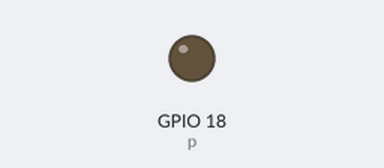
The program below on a simulated Raspberry Pi (BCM pin numbers). Shown: output pins drawn as LEDs (lit = HIGH).

Above: at 0.15 s.
At 7.65 s:
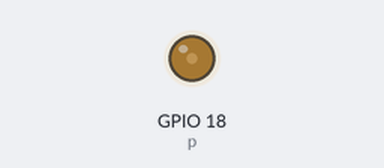
At 15.15 s:
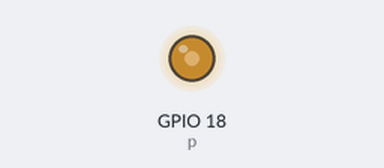
At 30.1 s:
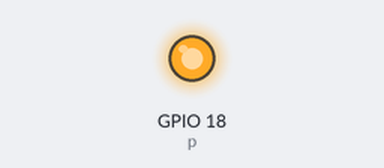
Timing chart, 0 to 40.0 s (numbered marks = the images above):
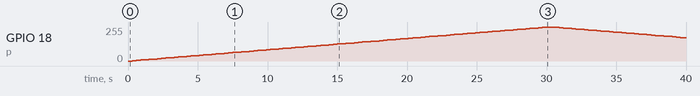

Measured:
- by itself, GPIO 18 (p): rises from 0/255 to 255/255 in 29.7 s, then falls to 173/255 in 9.9 s

The program:

ex03_pwm.py
```python
#pulse width modulation 펄스폭 변조
import RPi.GPIO as gpio
import time
gpio.setmode(gpio.BCM)
gpio.setup(18, gpio.OUT)
p = gpio.PWM(18, 500) #1초에 같은 패턴을 500번 하겠다
p.start(0)

try:
    while(True):
        for i in range(0,101):
            p.ChangeDutyCycle(i)
            time.sleep(0.3)
        for i in range(100,-1,-1):
            p.ChangeDutyCycle(i)
            time.sleep(0.3)


except KeyboardInterrupt:  #ctrl+c가 KeyboardInterrupt기능이 활성화되고 만났을때 예외문 실행
     gpio.cleanup() #사용하면 setup된거 지워준다.
```
